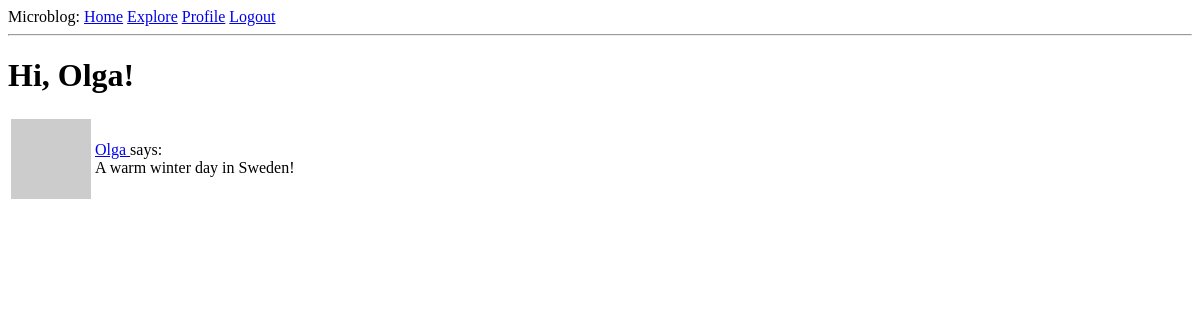
The page /explore (signed in) on the database as committed earlier.
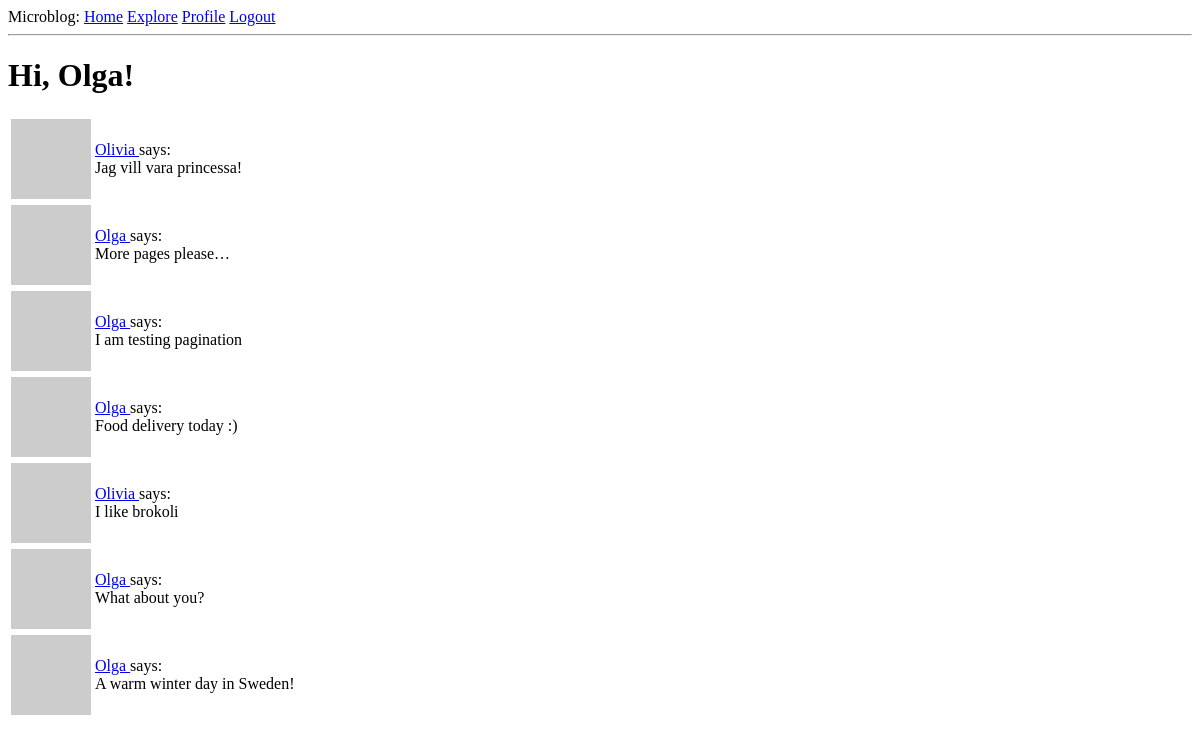
The same page on the database as committed later.
### app/models.py (models this page shows, shortened)
class Post(db.Model):
    id = db.Column(db.Integer, primary_key=True)
    body = db.Column(db.String(140))
    timestamp = db.Column(db.DateTime, index=True, default=datetime.utcnow)
    user_id = db.Column(db.Integer, db.ForeignKey('user.id'))

class User(UserMixin, db.Model):
    id = db.Column(db.Integer, primary_key=True)
    username = db.Column(db.String(64), index=True, unique=True)
    email = db.Column(db.String(120), index=True, unique=True)
    password_hash = db.Column(db.String(128))
    about_me = db.Column(db.String(140))
    last_seen = db.Column(db.DateTime, default=datetime.utcnow)
    posts = db.relationship('Post', backref='author', lazy='dynamic')
    followed = db.relationship(
        'User', secondary=followers,
        primaryjoin=(followers.c.follower_id == id),
        secondaryjoin=(followers.c.followed_id == id),
        backref=db.backref('followers', lazy='dynamic'), lazy='dynamic')
    def avatar(self, size):
        digest =  md5(self.email.lower().encode('utf-8')).hexdigest()
        return f'https://www.gravatar.com/avatar/{digest}?d=identicon&s={size}'

### app/routes.py (the view)
@app.route('/explore')
@login_required
def explore():
    page = request.args.get('page', 1, type=int)
    posts = Post.query.order_by(Post.timestamp.desc()).paginate(
        page, app.config['POSTS_PER_PAGE'], False)
    next_url = url_for('explore', page=posts.next_num) \
        if posts.has_next else None
    prev_url = url_for('explore', page=posts.prev_num) \
        if posts.has_prev else None
    return render_template("index.html", title='Explore', posts=posts.items,
                          next_url=next_url, prev_url=prev_url)

### app/models.py (called while the page is built)
@login.user_loader
def load_user(id):
    return User.query.get(int(id))

### app/routes.py (called while the page is built)
@app.before_request
def before_request():
    if current_user.is_authenticated:
        current_user.last_seen = datetime.utcnow()
        db.session.commit()

### app/templates/index.html (shortened to what this page needs)
{% extends "base.html" %}
{% block content %}
    <h1>Hi, {{ current_user.username }}!</h1>
    {% for post in posts %}
        {% include '_post.html' %}
    {% endfor %}
{% endblock %}

### app/templates/_post.html
<table>
    <tr valilgn="top">
        <td><img src="{{ post.author.avatar(36) }}"</td>
        <td>
            <a href="{{ url_for('user', username=post.author.username) }}">
                {{ post.author.username }}
            </a>
            says:<br>{{ post.body }}
        </td>
    </tr>
</table>

Rows that differ between the two databases and show on the page:
added Post: author.username "Olivia", body "Jag vill vara princessa!"
added Post: author.username "Olga", body "More pages please…"
added Post: author.username "Olga", body "I am testing pagination"
added Post: author.username "Olga", body "Food delivery today :)"
added Post: author.username "Olivia", body "I like brokoli"
added Post: author.username "Olga", body "What about you?"
